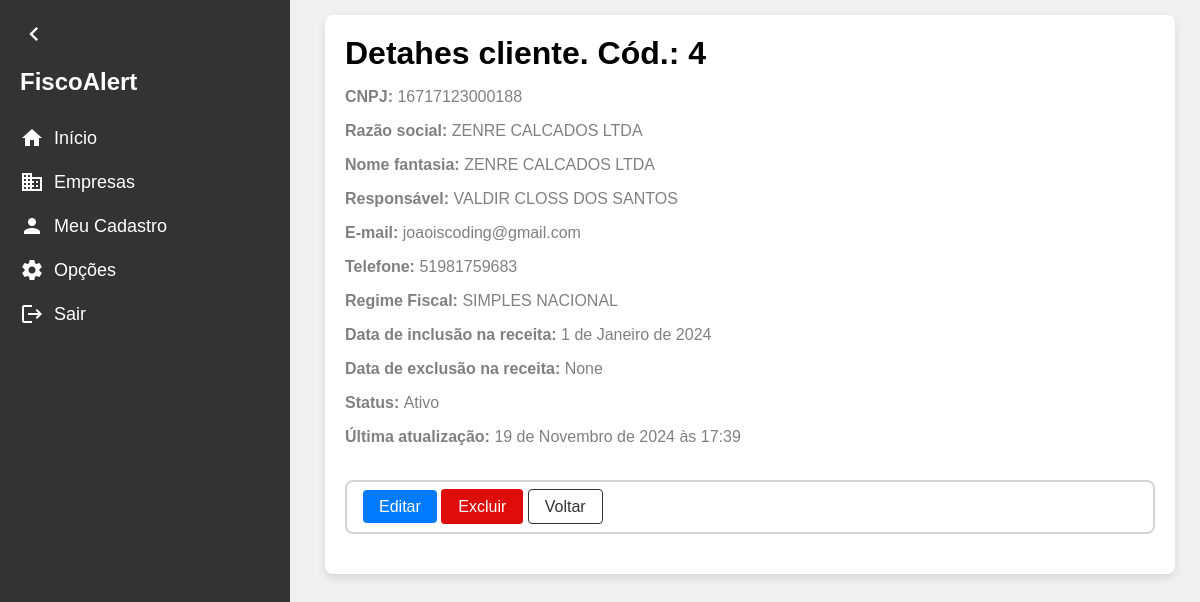
The app's page /cliente/4/ with its own data.
### clientes/models.py (models this page shows, shortened)
class Cliente(models.Model):
    id = models.AutoField(primary_key=True)
    nome_fantasia = models.CharField(max_length=200)
    razao_social = models.CharField(max_length=200)
    cnpj = models.CharField(max_length=14, blank=True, null=True)
    responsavel_tecnico = models.CharField(max_length=50)
    email = models.CharField(max_length=200, blank=True, null=True)
    regime_fiscal = models.ForeignKey(RegimeFiscal, on_delete=models.PROTECT, related_name= 'regime_fiscal')
    data_inclusao = models.DateField(blank= True, null= True)
    data_exclusao = models.DateField(blank= True, null= True)
    ultima_atualizacao = models.DateTimeField(blank=True, null=True)
    status = models.CharField(max_length=20, blank= True, null= True)
    telefone = models.CharField(
        max_length=15, blank=True, null=True,
        validators=[
            RegexValidator(
                regex=r'^\d{10,11}$',
                message="O número de telefone deve conter apenas dígitos e ter 10 ou 11 dígitos."
            )
        ]
    )

class RegimeFiscal(models.Model):
    id = models.AutoField(primary_key=True)
    nome = models.CharField(max_length=30)
    def __str__(self):
        return self.nome
    class Meta:
        verbose_name = "Regime Fiscal"
        verbose_name_plural = "Regimes Fiscais"

### clientes/views.py (the view)
# urls.py: path('cliente/<int:pk>/', ClienteDetailView.as_view(), name = 'cliente_detalhe'),
class ClienteDetailView(DetailView):
    model = Cliente
    template_name = 'cliente_detalhe.html'

### clientes/templates/cliente_detalhe.html (shortened to what this page needs)
{% extends "base.html" %}
{% block content %}
<div class="content">
    <div class="container container-detalhes">
        <div class="title">Detahes cliente. Cód.: {{ object.id }}</div>
        <p><strong>CNPJ: </strong>{{ object.cnpj }}</p>
        <p><strong>Razão social: </strong>{{ object.razao_social }}</p>
        <p><strong>Nome fantasia: </strong>{{ object.nome_fantasia }}</p>
        <p><strong>Responsável: </strong>{{ object.responsavel_tecnico }}</p>
        <p><strong>E-mail: </strong>{{ object.email}}</p>
        <p><strong>Telefone: </strong>{{ object.telefone }}</p>
        <p><strong>Regime Fiscal: </strong>{{ object.regime_fiscal }}</p>
        <p><strong>Data de inclusão na receita: </strong>{{ object.data_inclusao }}</p>
        <p><strong>Data de exclusão na receita: </strong>{{ object.data_exclusao }}</p>
        <p><strong>Status: </strong>{{ object.status }}</p>
        <p><strong>Última atualização: </strong>{{ object.ultima_atualizacao }}</p>
        <div class="actions">
            <div class="hub-clientes-detalhe">
                <a href="{% url 'cliente_update' pk=cliente.pk %}" class="botao-primario">Editar</a>
                <a href="{% url 'cliente_delete' pk=cliente.pk %}" class="botao-excluir">Excluir</a>
                <a href="{% url 'clientes' %}" class="botao-secundario">Voltar</a>
            </div>
        </div>
    </div>
</div>
{% endblock %}

### app/templates/base.html (style rules this page uses)
body { font-family: Arial, sans-serif; margin: 0; padding: 0; background-color: #f0f0f0; display: flex; }
.content { display: flex; justify-content: center; margin-left: 270px; padding-left: 30px; padding-top: 15px; width: calc(100% - 270px); }
.container { width: 90%; background-color: white; padding: 20px; box-shadow: 0 4px 8px rgba(0, 0, 0, 0.1); border-radius: 8px; }
.title { display: flex; align-items: center; font-size: 32px; font-weight: bold; margin-bottom: 0; }
.container p { margin-bottom: 32px; color: grey; }
.actions { display: flex; justify-content: space-between; margin-bottom: 20px; }
.botao-primario { padding: 8px 16px; font-size: 16px; color: white; background-color: #007bff; border: none; border-radius: 4px; cursor: pointer; text-decoration: none; text-align: center; }
.botao-secundario { text-decoration: none; padding: 8px 16px; font-size: 16px; color: #333; background-color: #ffffff; border: #333 1px solid; border-radius: 4px; cursor: pointer; }
.botao-excluir { padding: 8px 16px; font-size: 16px; color: #ffffff; background-color: #df0c0c; border: #df0c0c 1px solid; border-radius: 4px; cursor: pointer; }
.container-detalhes p { margin-bottom: 2px; }
.hub-clientes-detalhe { width: 100%; border: lightgrey 2px solid; border-radius: 8px; padding: 1rem; margin-top: 2rem; }
.hub-clientes-detalhe a { text-decoration: none; }

### records on screen
Cliente: id "4", cnpj "16717123000188", razao_social "ZENRE CALCADOS LTDA", nome_fantasia "ZENRE CALCADOS LTDA", responsavel_tecnico "VALDIR CLOSS DOS SANTOS", email "joaoiscoding@gmail.com", telefone "51981759683", regime_fiscal "SIMPLES NACIONAL", data_inclusao "1 de Janeiro de 2024", data_exclusao "None", status "Ativo", ultima_atualizacao "19 de Novembro de 2024 às 17:39"
